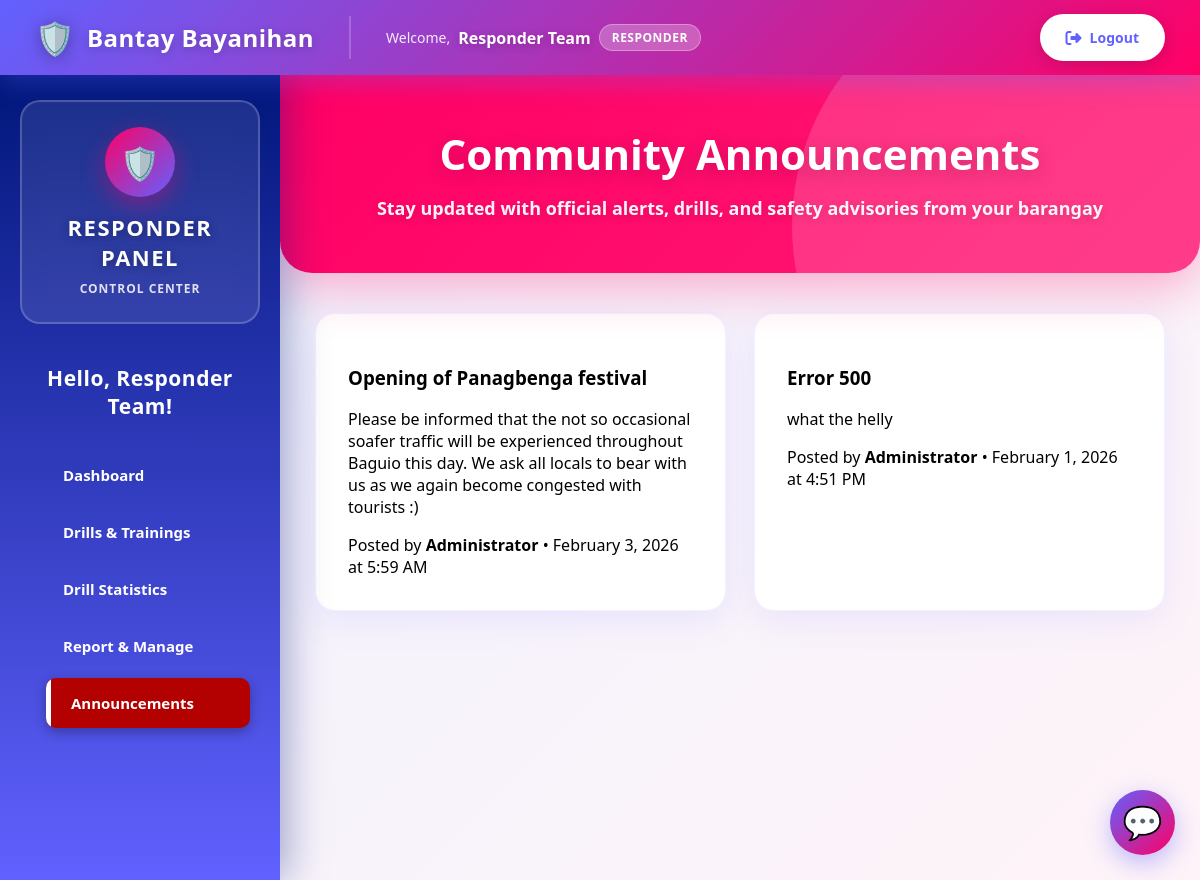
Screenshot of /barangay_responder/announcements.php (signed in) with the database file from the repository.
### tables this page shows
CREATE TABLE `announcements` (
  `id` int(11) NOT NULL,
  `title` varchar(150) NOT NULL,
  `message` text NOT NULL,
  `created_by` int(11) DEFAULT NULL,
  `created_at` timestamp NOT NULL DEFAULT current_timestamp()
);

CREATE TABLE `users` (
  `id` int(11) NOT NULL,
  `name` varchar(100) NOT NULL,
  `email` varchar(100) NOT NULL,
  `password` varchar(255) NOT NULL,
  `role` enum('admin','responder','resident') DEFAULT 'resident',
  `contact` varchar(20) DEFAULT NULL,
  `address` text DEFAULT NULL,
  `barangay` varchar(255) DEFAULT NULL,
  `id_photo` varchar(255) DEFAULT NULL,
  `is_approved` tinyint(1) DEFAULT 0,
  `created_at` timestamp NOT NULL DEFAULT current_timestamp()
);

### barangay_responder/announcements.php (the view, shortened to what this page needs)
<?php
require '../db_connect.php';
include '../includes/header.php';
?>
<!DOCTYPE html>
<html lang="en">
<head>
    <link rel="stylesheet" href="https://cdnjs.cloudflare.com/ajax/libs/font-awesome/6.5.0/css/all.min.css">
</head>
<body>
<?php include 'sidebar.php'; ?>
<div class="main-content">
    <div class="page-header">
        <div class="page-header-content">
            <h1>Community Announcements</h1>
        <p>Stay updated with official alerts, drills, and safety advisories from your barangay</p>
        </div>
    </div>
    <div class="announcement-grid">
        <?php
        $stmt = $pdo->query("SELECT a.*, u.name AS author_name
                             FROM announcements a
                             JOIN users u ON a.created_by = u.id
                             ORDER BY a.created_at DESC");
        if ($stmt->rowCount() > 0):
            while ($a = $stmt->fetch(PDO::FETCH_ASSOC)): ?>
                <div class="card">
                    <h3><?= htmlspecialchars($a['title']) ?></h3>
                    <p><?= nl2br(htmlspecialchars($a['message'])) ?></p>
                    <div class="meta">
                        Posted by <b><?= htmlspecialchars($a['author_name']) ?></b>
                        • <?= date('F j, Y \a\t g:i A', strtotime($a['created_at'])) ?>
                    </div>
                </div>
            <?php endwhile;
        endif; ?>
    </div>
</div>
</body>
</html>

### includes/header.php (style rules this page uses)
:root { --pink: #ff0065; --purple: #6161ff; --navy: #00167a; --gradient-primary: linear-gradient(135deg, #6161ff, #ff0065); --gradient-secondary: linear-gradient(135deg, #00167a, #6161ff); }

### barangay_responder/announcements.php (style rules this page uses)
:root { --pink: #ff0065; --purple: #6161ff; --navy: #00167a; --gradient-primary: linear-gradient(135deg, #6161ff, #ff0065); --gradient-secondary: linear-gradient(135deg, #00167a, #6161ff); --gradient-accent: linear-gradient(135deg, #ff0065, #ff1a75); }
body { font-family: 'Segoe UI', Arial, sans-serif; background: linear-gradient(135deg, #f0f4ff 0%, #fef3f8 100%); margin: 0; min-height: 100vh; }
.main-content { margin-left: 280px; padding: 40px 35px; min-height: calc(100vh - 75px); transition: margin-left 0.3s ease; }
.page-header { background: var(--gradient-accent); padding: 50px 40px; margin: -40px -35px 40px; border-radius: 0 0 32px 32px; box-shadow: 0 15px 50px rgba(255, 0, 101, 0.3); position: relative; overflow: hidden; }
.page-header::before { content: ''; position: absolute; top: -50%; right: -10%; width: 500px; height: 500px; background: rgba(255, 255, 255, 0.15); border-radius: 50%; animation: float 8s ease-in-out infinite; }
.page-header-content { position: relative; z-index: 1; text-align: center; }
.page-header h1 { color: white; font-size: clamp(28px, 5vw, 42px); font-weight: 900; margin: 0 0 12px 0; text-shadow: 0 4px 20px rgba(0, 0, 0, 0.2); }
.page-header p { color: rgba(255, 255, 255, 0.95); font-size: clamp(15px, 2.5vw, 18px); margin: 0; font-weight: 600; text-shadow: 0 2px 10px rgba(0, 0, 0, 0.15); line-height: 1.6; }
.announcement-grid { display: grid; grid-template-columns: repeat(auto-fill, minmax(380px, 1fr)); gap: 28px; max-width: 1200px; margin: 0 auto; }
.card { background: white; border-radius: 20px; padding: 32px; box-shadow: 0 10px 35px rgba(97, 97, 255, 0.1); border: 1px solid rgba(97, 97, 255, 0.08); transition: all 0.3s ease; }

### rows the page displays
announcements: title "Opening of Panagbenga festival", message "Please be informed that the not so occasional soafer traffic will be experienced throughout Baguio this day. We ask all locals to bear with us as we again become congested with tourists :)", created_by.name "Administrator", created_at "February 3, 2026 at 5:59 AM"
announcements: title "Error 500", message "what the helly", created_by.name "Administrator", created_at "February 1, 2026 at 4:51 PM"

### other values shown
$_SESSION['name'] "Responder Team"
$_SESSION['role'] "RESPONDER"
